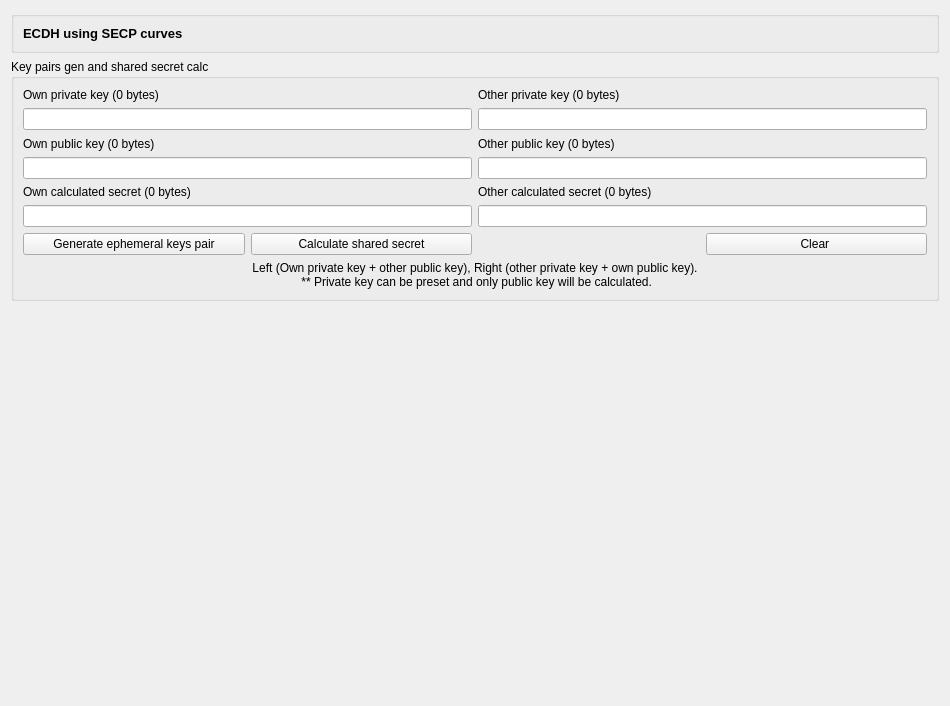
<?xml version="1.0" encoding="UTF-8"?>
<ui version="4.0">
 <class>UiKexSecp</class>
 <widget class="QWidget" name="UiKexSecp">
  <property name="geometry">
   <rect>
    <x>0</x>
    <y>0</y>
    <width>950</width>
    <height>706</height>
   </rect>
  </property>
  <property name="windowTitle">
   <string>UiKexSecp</string>
  </property>
  <layout class="QVBoxLayout" name="verticalLayout">
   <item>
    <widget class="QGroupBox" name="groupBox">
     <property name="title">
      <string/>
     </property>
     <layout class="QVBoxLayout" name="verticalLayout_2">
      <item>
       <widget class="QLabel" name="label">
        <property name="font">
         <font>
          <pointsize>10</pointsize>
          <bold>true</bold>
         </font>
        </property>
        <property name="text">
         <string>ECDH using SECP curves</string>
        </property>
        <property name="wordWrap">
         <bool>true</bool>
        </property>
       </widget>
      </item>
     </layout>
    </widget>
   </item>
   <item>
    <widget class="QGroupBox" name="groupBox_KeysGenAndSharedCalc">
     <property name="sizePolicy">
      <sizepolicy hsizetype="Preferred" vsizetype="Fixed">
       <horstretch>0</horstretch>
       <verstretch>0</verstretch>
      </sizepolicy>
     </property>
     <property name="minimumSize">
      <size>
       <width>0</width>
       <height>242</height>
      </size>
     </property>
     <property name="title">
      <string>Key pairs gen and shared secret calc</string>
     </property>
     <layout class="QGridLayout" name="gridLayout_4">
      <item row="0" column="0">
       <widget class="QLabel" name="label_PrivateKey">
        <property name="text">
         <string notr="true">Own private key (0 bytes)</string>
        </property>
       </widget>
      </item>
      <item row="3" column="0" colspan="2">
       <widget class="QLineEdit" name="textEdit_ownPublicKey">
        <property name="font">
         <font>
          <family>Consolas</family>
         </font>
        </property>
        <property name="text">
         <string/>
        </property>
        <property name="clearButtonEnabled">
         <bool>true</bool>
        </property>
       </widget>
      </item>
      <item row="2" column="0">
       <widget class="QLabel" name="label_PublicKey">
        <property name="text">
         <string>Own public key (0 bytes)</string>
        </property>
       </widget>
      </item>
      <item row="3" column="2" colspan="2">
       <widget class="QLineEdit" name="textEdit_otherPublicKey">
        <property name="font">
         <font>
          <family>Consolas</family>
         </font>
        </property>
        <property name="text">
         <string/>
        </property>
        <property name="clearButtonEnabled">
         <bool>true</bool>
        </property>
       </widget>
      </item>
      <item row="6" column="3">
       <widget class="QPushButton" name="pushButton_Clear">
        <property name="text">
         <string>Clear </string>
        </property>
       </widget>
      </item>
      <item row="4" column="0">
       <widget class="QLabel" name="label_OwnCalcSecret">
        <property name="text">
         <string>Own calculated secret (0 bytes)</string>
        </property>
       </widget>
      </item>
      <item row="0" column="2">
       <widget class="QLabel" name="label_OtherPrivateKey">
        <property name="text">
         <string notr="true">Other private key (0 bytes)</string>
        </property>
       </widget>
      </item>
      <item row="5" column="0" colspan="2">
       <widget class="QLineEdit" name="textEdit_ownCalcSecret">
        <property name="font">
         <font>
          <family>Consolas</family>
         </font>
        </property>
        <property name="clearButtonEnabled">
         <bool>true</bool>
        </property>
       </widget>
      </item>
      <item row="4" column="2">
       <widget class="QLabel" name="label_OtherCalcSecret">
        <property name="text">
         <string>Other calculated secret (0 bytes)</string>
        </property>
       </widget>
      </item>
      <item row="1" column="2" colspan="2">
       <widget class="QLineEdit" name="textEdit_otherPrivateKey">
        <property name="font">
         <font>
          <family>Consolas</family>
         </font>
        </property>
        <property name="text">
         <string/>
        </property>
        <property name="cursorPosition">
         <number>0</number>
        </property>
        <property name="clearButtonEnabled">
         <bool>true</bool>
        </property>
       </widget>
      </item>
      <item row="6" column="0">
       <widget class="QPushButton" name="pushButton_GenerateEphemeralKeys">
        <property name="text">
         <string>Generate ephemeral keys pair</string>
        </property>
       </widget>
      </item>
      <item row="5" column="2" colspan="2">
       <widget class="QLineEdit" name="textEdit_otherCalcSecret">
        <property name="font">
         <font>
          <family>Consolas</family>
         </font>
        </property>
        <property name="clearButtonEnabled">
         <bool>true</bool>
        </property>
       </widget>
      </item>
      <item row="2" column="2">
       <widget class="QLabel" name="label_OtherPublicKey">
        <property name="text">
         <string>Other public key (0 bytes)</string>
        </property>
       </widget>
      </item>
      <item row="6" column="1">
       <widget class="QPushButton" name="pushButton_CalculateSharedSecret">
        <property name="text">
         <string>Calculate shared secret</string>
        </property>
       </widget>
      </item>
      <item row="1" column="0" colspan="2">
       <widget class="QLineEdit" name="textEdit_ownPrivateKey">
        <property name="font">
         <font>
          <family>Consolas</family>
         </font>
        </property>
        <property name="text">
         <string/>
        </property>
        <property name="clearButtonEnabled">
         <bool>true</bool>
        </property>
       </widget>
      </item>
      <item row="7" column="0" colspan="4">
       <widget class="QLabel" name="label_2">
        <property name="sizePolicy">
         <sizepolicy hsizetype="Preferred" vsizetype="Fixed">
          <horstretch>0</horstretch>
          <verstretch>0</verstretch>
         </sizepolicy>
        </property>
        <property name="text">
         <string>Left (Own private key + other public key), Right (other private key + own public key).
 ** Private key can be preset and only public key will be calculated.</string>
        </property>
        <property name="alignment">
         <set>Qt::AlignmentFlag::AlignCenter</set>
        </property>
        <property name="wordWrap">
         <bool>true</bool>
        </property>
       </widget>
      </item>
     </layout>
    </widget>
   </item>
   <item>
    <spacer name="verticalSpacer">
     <property name="orientation">
      <enum>Qt::Orientation::Vertical</enum>
     </property>
     <property name="sizeHint" stdset="0">
      <size>
       <width>20</width>
       <height>338</height>
      </size>
     </property>
    </spacer>
   </item>
  </layout>
 </widget>
 <resources/>
 <connections/>
</ui>
